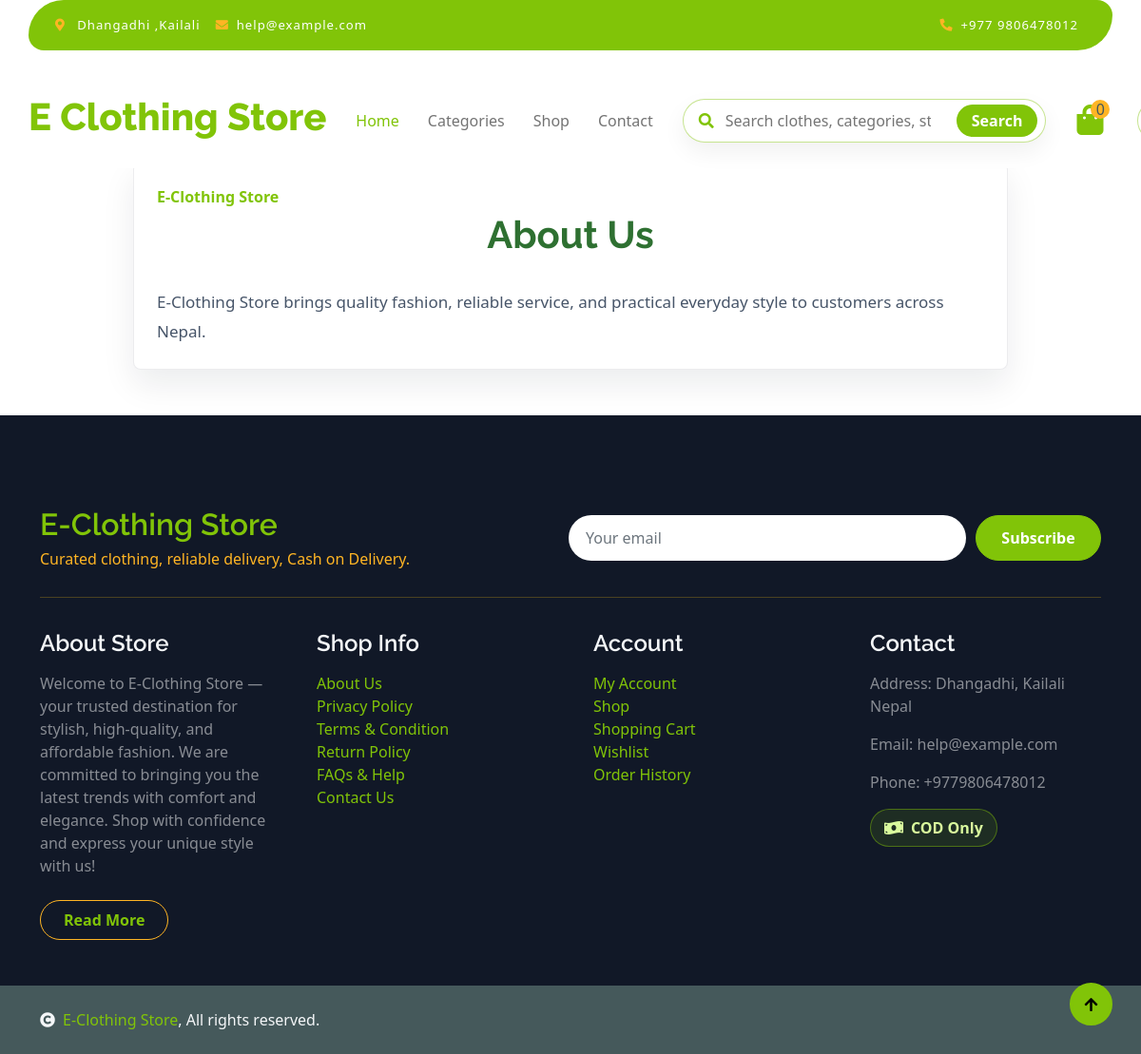
The app's page /user/page.php with its own data.
### tables this page shows
CREATE TABLE `store_pages` (
  `id` int NOT NULL AUTO_INCREMENT,
  `slug` varchar(120) NOT NULL,
  `title` varchar(180) NOT NULL,
  `content` mediumtext NOT NULL,
  `footer_group` varchar(50) NOT NULL DEFAULT 'shop',
  `sort_order` int NOT NULL DEFAULT '0',
  `is_active` tinyint(1) NOT NULL DEFAULT '1',
  `updated_at` datetime DEFAULT CURRENT_TIMESTAMP ON UPDATE CURRENT_TIMESTAMP,
  PRIMARY KEY (`id`),
  UNIQUE KEY `unique_store_page_slug` (`slug`)
);

CREATE TABLE `store_settings` (
  `id` int NOT NULL AUTO_INCREMENT,
  `store_name` varchar(255) NOT NULL,
  `store_logo` varchar(255) DEFAULT NULL,
  `contact_number` varchar(50) DEFAULT NULL,
  `store_email` varchar(255) DEFAULT NULL,
  `store_address` varchar(255) DEFAULT NULL,
  `store_information` text,
  `established_date` varchar(50) DEFAULT NULL,
  `currency_code` varchar(10) NOT NULL DEFAULT 'NPR',
  `currency_symbol` varchar(20) NOT NULL DEFAULT 'Rs',
  PRIMARY KEY (`id`)
);

### includes/pages.php (called while the page is built, shortened)
<?php
function ensure_store_pages_table(mysqli $con): void
{
    mysqli_query($con, "
        CREATE TABLE IF NOT EXISTS store_pages (
            id INT NOT NULL AUTO_INCREMENT,
            slug VARCHAR(120) NOT NULL,
            title VARCHAR(180) NOT NULL,
            content MEDIUMTEXT NOT NULL,
            footer_group VARCHAR(50) NOT NULL DEFAULT 'shop',
            sort_order INT NOT NULL DEFAULT 0,
            is_active TINYINT(1) NOT NULL DEFAULT 1,
            updated_at DATETIME DEFAULT CURRENT_TIMESTAMP ON UPDATE CURRENT_TIMESTAMP,
            PRIMARY KEY (id),
            UNIQUE KEY unique_store_page_slug (slug)
        ) ENGINE=InnoDB DEFAULT CHARSET=utf8mb4 COLLATE=utf8mb4_general_ci
    ");
    $countResult = mysqli_query($con, "SELECT COUNT(*) AS total FROM store_pages");
    $count = (int) (mysqli_fetch_assoc($countResult)['total'] ?? 0);
    if ($count > 0) {
        return;
    }
}
function get_footer_pages(mysqli $con): array
{
    ensure_store_pages_table($con);
    $pages = [];
    $result = mysqli_query($con, "SELECT slug, title FROM store_pages WHERE is_active = 1 ORDER BY sort_order ASC, title ASC");
    while ($result && $row = mysqli_fetch_assoc($result)) {
        $pages[] = $row;
    }
    return $pages;
}
function get_store_page(mysqli $con, string $slug): ?array
{
    ensure_store_pages_table($con);
    $stmt = mysqli_prepare($con, "SELECT * FROM store_pages WHERE slug = ? AND is_active = 1 LIMIT 1");
    mysqli_stmt_bind_param($stmt, 's', $slug);
    mysqli_stmt_execute($stmt);
    $result = mysqli_stmt_get_result($stmt);
    $page = $result ? mysqli_fetch_assoc($result) : null;
    return $page ?: null;
}

### includes/store.php (called while the page is built, shortened)
<?php
function ensure_store_settings_schema(mysqli $con): void
{
    $columns = [];
    $result = mysqli_query($con, "SHOW COLUMNS FROM store_settings");
    while ($result && $row = mysqli_fetch_assoc($result)) {
        $columns[] = $row['Field'];
    }
}
function get_store_settings(mysqli $con): array
{
    ensure_store_settings_schema($con);
    $result = mysqli_query($con, "SELECT * FROM store_settings ORDER BY id DESC LIMIT 1");
    $settings = $result ? (mysqli_fetch_assoc($result) ?: []) : [];
    return array_merge([
        'store_name' => 'E-Clothing Store',
        'store_logo' => null,
        'contact_number' => '+9779806478012',
        'store_email' => 'help@example.com',
        'store_address' => 'Dhangadhi, Kailali Nepal',
        'store_information' => 'Quality fashion, fast service, and reliable Cash on Delivery across Nepal.',
        'currency_code' => 'NPR',
        'currency_symbol' => 'Rs',
    ], $settings);
}

### user/page.php (the view, shortened to what this page needs)
<?php
include("includes/header.php");
require_once __DIR__ . '/../includes/pages.php';
$con = db_connect();
$slug = $_GET['slug'] ?? 'about-us';
$page = get_store_page($con, $slug);
?>
<main class="container py-5" style="padding-top: 170px !important;">
    <section class="account-panel content-page">
        <?php if ($page): ?>
            <p class="text-primary fw-bold mb-1">E-Clothing Store</p>
            <h1><?= htmlspecialchars($page['title']) ?></h1>
            <div class="content-page-body">
                <?= nl2br(htmlspecialchars($page['content'])) ?>
            </div>
        <?php endif; ?>
    </section>
</main>
<?php include("includes/footer.php"); ?>

### user/includes/footer.php (shortened to what this page needs)
<?php
require_once __DIR__ . '/../../includes/pages.php';
require_once __DIR__ . '/../../includes/store.php';
$footerCon = isset($con) && $con instanceof mysqli ? $con : db_connect();
$footerSettings = get_store_settings($footerCon);
$footerPages = get_footer_pages($footerCon);
?>
<footer class="store-footer bg-dark text-white-50 pt-5 mt-5">
    <div class="container py-5">
        <div class="footer-top">
            <div>
                <h2 class="text-primary mb-1"><?= htmlspecialchars($footerSettings['store_name']) ?></h2>
                <p class="text-secondary mb-0">Curated clothing, reliable delivery, Cash on Delivery.</p>
            </div>
            <form class="footer-subscribe" action="contact.php" method="GET">
                <input class="form-control" type="email" placeholder="Your email" aria-label="Subscribe email">
                <button type="submit" class="btn btn-primary text-white">Subscribe</button>
            </form>
        </div>
        <div class="row g-5">
            <div class="col-lg-3 col-md-6">
                <div class="footer-item">
                    <h4 class="text-light mb-3">About Store</h4>
                    <p class="mb-4"><?= htmlspecialchars($footerSettings['store_information']) ?></p>
                    <a href="page.php?slug=about-us" class="btn border-secondary py-2 px-4 rounded-pill text-primary">Read More</a>
                </div>
            </div>
            <div class="col-lg-3 col-md-6">
                <div class="d-flex flex-column text-start footer-item">
                    <h4 class="text-light mb-3">Shop Info</h4>
                    <?php foreach ($footerPages as $page): ?>
                        <a class="btn-link" href="page.php?slug=<?= urlencode($page['slug']) ?>"><?= htmlspecialchars($page['title']) ?></a>
                    <?php endforeach; ?>
                    <a class="btn-link" href="contact.php">Contact Us</a>
                </div>
            </div>
            <div class="col-lg-3 col-md-6">
                <div class="d-flex flex-column text-start footer-item">
                    <h4 class="text-light mb-3">Account</h4>
                    <a class="btn-link" href="myaccount.php">My Account</a>
                    <a class="btn-link" href="our_shop.php">Shop</a>
                    <a class="btn-link" href="cart.php">Shopping Cart</a>
                    <a class="btn-link" href="wishlist.php">Wishlist</a>
                    <a class="btn-link" href="myorders.php">Order History</a>
                </div>
            </div>
            <div class="col-lg-3 col-md-6">
                <div class="footer-item">
                    <h4 class="text-light mb-3">Contact</h4>
                    <p>Address: <?= htmlspecialchars($footerSettings['store_address']) ?></p>
                    <p>Email: <?= htmlspecialchars($footerSettings['store_email']) ?></p>
                    <p>Phone: <?= htmlspecialchars($footerSettings['contact_number']) ?></p>
                    <div class="cod-payment-badge"><i class="fas fa-money-bill-wave"></i> COD Only</div>
                </div>
            </div>
        </div>
    </div>
</footer>
<div class="container-fluid copyright bg-dark py-4">
    <div class="container">
        <span class="text-light"><a href="../index.php"><i class="fas fa-copyright text-light me-2"></i><?= htmlspecialchars($footerSettings['store_name']) ?></a>, All rights reserved.</span>
    </div>
</div>
<a href="#" class="btn btn-primary border-3 border-primary rounded-circle back-to-top"><i class="fa fa-arrow-up"></i></a>

### design-assets/css/product_details.css (style rules this page uses)
body { font-family: 'Segoe UI', sans-serif; background-color: #f8f9fa; }

### design-assets/css/order_success.css (style rules this page uses)
body { margin: 0; padding: 0; background: #fff; font-family: 'Arial', sans-serif; color: #212529; min-height: 100vh; }

### design-assets/css/myorder.css (style rules this page uses)
body { background-color: #fff; font-family: 'Segoe UI', Tahoma, Geneva, Verdana, sans-serif; padding: 40px 20px; color: #1f4635; }
h1 { font-weight: 700; color: #2e7031; margin-bottom: 2rem; text-align: center; }

### design-assets/css/style.css (style rules this page uses)
.back-to-top { position: fixed; right: 30px; bottom: 30px; display: flex; width: 45px; height: 45px; align-items: center; justify-content: center; transition: 0.5s; z-index: 99; }
.btn { font-weight: 600; transition: .5s; }
.btn.border-secondary { transition: 0.5s; }

### design-assets/css/storefront-modern.css (style rules this page uses)
html { min-height: 100%; }
body { margin: 0; padding: 0; min-height: 100vh; display: flex; flex-direction: column; overflow-x: hidden; }
body > main { flex: 1 0 auto; width: 100%; }
.category-card, .account-sidebar, .account-panel, .checkout-panel { height: 100%; display: block; padding: 24px; border: 1px solid rgba(15, 23, 42, 0.08); border-radius: 8px; background: #ffffff; color: #263238; text-decoration: none; box-shadow: 0 16px 34px rgba(15, 23, 42, 0.08); }
.store-footer, .footer { background: #111827 !important; width: 100%; flex-shrink: 0; margin-top: auto !important; }
.copyright { width: 100%; flex-shrink: 0; }
.footer-top { display: grid; grid-template-columns: minmax(0, 1fr) minmax(320px, 560px); gap: 24px; align-items: center; padding-bottom: 28px; margin-bottom: 34px; border-bottom: 1px solid rgba(226, 175, 24, 0.28); }
.footer-subscribe { display: flex; gap: 10px; }
.footer-subscribe input { min-height: 48px; border: 0; border-radius: 999px; padding: 0 18px; }
.footer-subscribe button { min-width: 132px; border-radius: 999px; }
.cod-payment-badge { display: inline-flex; align-items: center; gap: 8px; min-height: 40px; padding: 0 14px; border: 1px solid rgba(129, 196, 8, 0.45); border-radius: 999px; background: rgba(129, 196, 8, 0.12); color: #d9f99d; font-weight: 800; }
.content-page { max-width: 920px; margin: 0 auto; }
.content-page-body { margin-top: 22px; color: #475569; font-size: 17px; line-height: 1.8; }

### records on screen
store_pages: title "About Us", content "E-Clothing Store brings quality fashion, reliable service, and practical everyday style to customers across Nepal."
store_settings: store_name "E-Clothing Store", store_information "Welcome to E-Clothing Store — your trusted destination for stylish, high-quality, and affordable fashion. We are committed to bringing you the latest trends with comfort and elegance. Shop with confidence and express your unique style with us!", store_address "Dhangadhi, Kailali Nepal", store_email "help@example.com", contact_number "+9779806478012"
store_pages: title "Privacy Policy"
store_pages: title "Terms & Condition"
store_pages: title "Return Policy"
store_pages: title "FAQs & Help"

### other values on screen
$cartCount "0"
